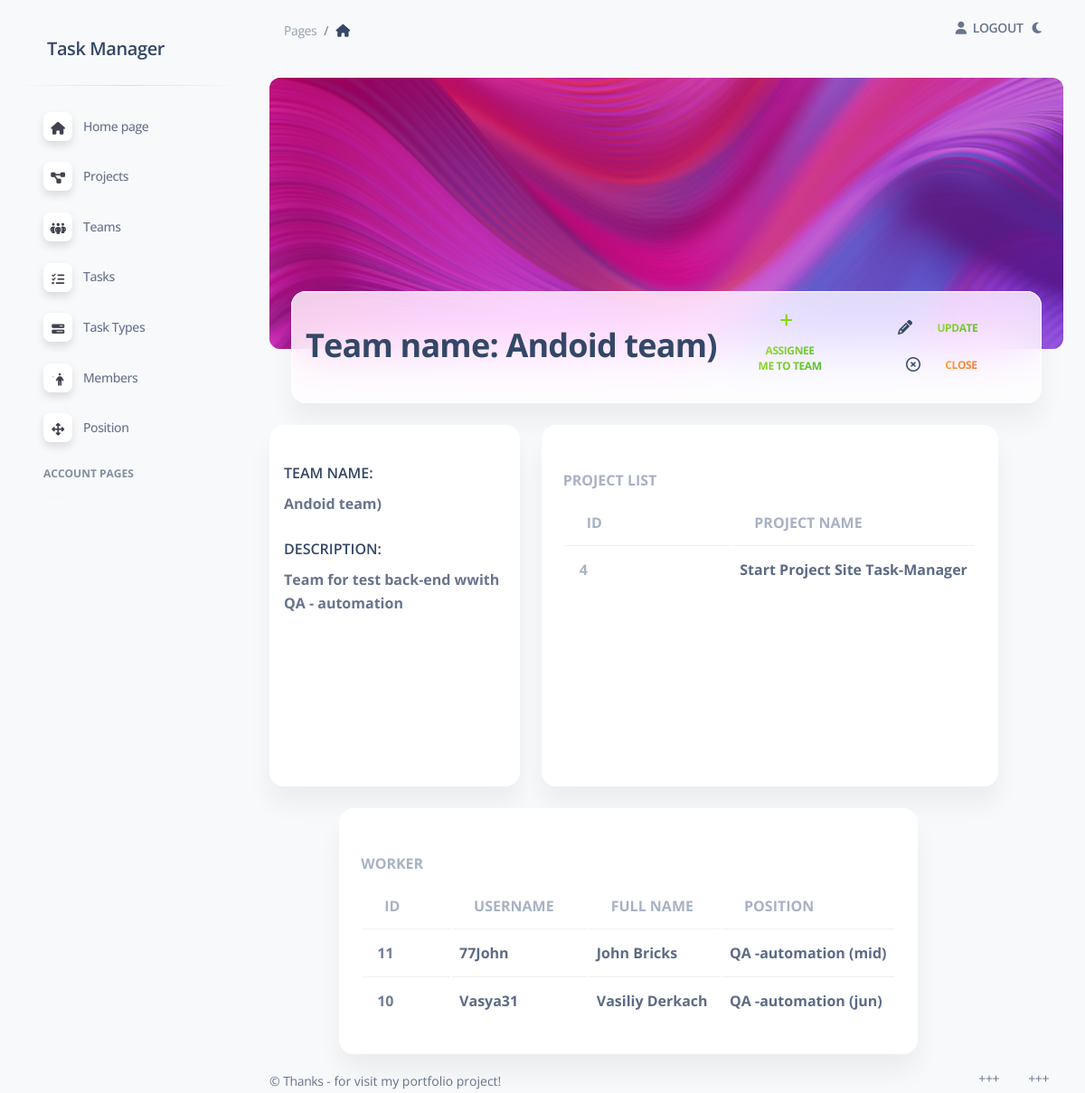
/task_manager/teams/5/ (signed in), run on the app's committed database.
### task_manager/models.py (models this page shows, shortened)
class Team(models.Model):
    name = models.CharField(max_length=70)
    description = models.TextField(null=True, blank=True)
    members = models.ManyToManyField(
        settings.AUTH_USER_MODEL,
        related_name="teams",
    )
    class Meta:
        ordering = ["name"]
        constraints = [
            UniqueConstraint(
                name="unique_team_name", fields=["name"]
            )
        ]

class Project(models.Model):
    name = models.CharField(max_length=70)
    teams = models.ManyToManyField(
        Team,
        related_name="projects"
    )
    description = models.TextField(null=True, blank=True)
    class Meta:
        ordering = ["name"]
        constraints = [
            UniqueConstraint(
                name="unique_project_name", fields=["name"]
            )
        ]

class Worker(AbstractUser):
    position = models.ForeignKey(
        Position,
        on_delete=models.CASCADE,
        related_name="workers",
        null=True,
    )
    class Meta:
        ordering = ["username"]
        verbose_name = "Worker"
        verbose_name_plural = "Workers"

class Position(models.Model):
    name = models.CharField(max_length=70)
    class Meta:
        ordering = ["name"]
        constraints = [
            UniqueConstraint(
                name="unique_position_name", fields=["name"]
            )
        ]

### task_manager/views.py (the view)
class TeamDetailView(LoginRequiredMixin, generic.DetailView):
    model = Team
    form_class = TeamForm
    queryset = Team.objects.all().prefetch_related("members", "members__position",)

### task_manager/context_processors.py (called while the page is built)
def cfg_assets_root(request):
    return {"ASSETS_ROOT": settings.ASSETS_ROOT}

### templates/task_manager/team_detail.html (shortened to what this page needs)
{% extends "base.html" %}
{% block content %}
    <div class="container-fluid">
      <div class="page-header min-height-300 border-radius-lg mt-4" style="background-image: url('{{ ASSETS_ROOT }}/img/curved-images/curved0.jpg'); background-position-y: 50%;">
        <span class="mask bg-gradient-primary opacity-6"></span>
      </div>
      <div class="card card-body blur shadow-blur mx-4 mt-n6 overflow-hidden">
        <div class="row gx-4">
          <div class="col-auto my-auto">
            <div class="h-100">
              <h2 class="mb-1">
                Team name: {{ team.name }}
              </h2>
            </div>
          </div>
          {% if user not in team.members.all %}
          <div class="col-lg-0 col-md-2 my-sm-auto ms-sm-auto me-sm-0 mx-auto mt-3">
            <div class="nav-wrapper position-relative end-0">
              <ul class="nav nav-pills nav-fill p-1 bg-transparent" role="tablist">
                <li class="nav-item">
                  <a href="{% url 'task_manager:worker-assign-to-team' pk=team.id %}">
                    <i class="fas fa-plus text-success me-2" aria-hidden="true" style="margin: 0"></i>
                    <span class="btn btn-link text-success text-gradient text-xl px-3 mb-0">Assignee me to team</span>
                  </a>
                </li>
              </ul>
            </div>
          </div>
          {% endif %}
          <div class="col-lg-3 col-md-2 my-sm-auto ms-sm-auto me-sm-0 mx-auto mt-3">
            <div class="nav-wrapper position-relative end-0">
              <ul class="nav nav-pills nav-fill p-1 bg-transparent" role="tablist">
                <li class="nav-item">
                  <a href="{% url 'task_manager:team-update' pk=team.id %}">
                    <i class="fas fa-pencil-alt text-dark me-2" style="margin: 0" aria-hidden="true"></i>
                    <span class="btn btn-link text-success text-gradient text-xl px-3 mb-0">Update</span>
                  </a>
                </li>
                <li class="nav-item">
                  <a href="{% url 'task_manager:team-list' %}">
                    <i class="fa-regular fa-circle-xmark text-dark m-2" style="margin: 0" aria-hidden="true"></i>
                    <span class="btn btn-link text-warning text-gradient text-xl px-3 mb-0">Close</span>
                  </a>
                </li>
              </ul>
            </div>
          </div>
        </div>
      </div>
    </div>
    <div class="container-fluid col-12 py-4">
      <div class="row">
        <div class="col-12 col-xl-4">
          <div class="card h-100">
            <div class="card-body p-3">
             <h6 class="text-uppercase mt-4">Team name:</h6>
             <h6 class="text-body text-xl font-weight-bolder">{{ team.name }}</h6>
             <h6 class="text-uppercase mt-4">Description:</h6>
             <h6 class="text-body text-xl font-weight-bolder">{{ team.description }}</h6>
            </div>
          </div>
        </div>
        <div class="container-fluid col-8">
          <div class="row col-11 py-xxl min-height-400">
            <div class="col-xxl-12">
              <div class="card mb-2 py-4 h-100">
                <div class="card-header pb-0 ">
                  <h6 class="text-uppercase text-secondary text-xl font-weight-bolder opacity-7">Project list</h6>
                </div>
                  <table class="container table align-items-center mb-0">
                    <thead>
                      <tr>
                        <th class="text-uppercase text-secondary text-xl font-weight-bolder opacity-7" style="text-align: left">id</th>
                        <th class="text-uppercase text-secondary text-xl font-weight-bolder opacity-7 col-7" >Project name</th>
                      </tr>
                    </thead>
                      <tbody>
                        {% for project in team.projects.all %}
                        <tr>
                          <td class="text-uppercase text-secondary text-xl font-weight-bolder opacity-7" >
                            <div class="d-flex px-2 py-1">
                              <div class="d-flex flex-column justify-content-right">
                                {{ project.id }}
                              </div>
                            </div>
                          </td>
                          <td class="text-dark text-xl font-weight-bolder opacity-8" style="text-align: center">
                            <div class="col-3">
                                {{ project.name }}
                            </div>
                          </td>
                        </tr>
                        {% empty %}
                          <p style="text-align: center; color: mediumspringgreen">The is no Team in project</p>
                        {% endfor %}
                      </tbody>
                    </table>
                  </div>
                </div>
              </div>
            </div>
          </div>
        </div>
        <div class="container-fluid col-10 py-xxl ">
          <div class="row col-11 py-xxl">
            <div class="container-fluid col-xxl-12">
              <div class="card mb-2 py-4 h-100">
                <div class="card-header pb-0 ">
                  <h6 class="text-uppercase text-secondary text-xl font-weight-bolder opacity-7">Worker</h6>
                </div>
                  <table class=" container table align-items-center mb-0">
                    <thead>
                      <tr>
                        <th class="text-uppercase text-secondary text-xl font-weight-bolder opacity-7">id</th>
                        <th class="text-uppercase text-secondary text-xl font-weight-bolder opacity-7 ">Username</th>
                        <th class="text-uppercase text-secondary text-xl font-weight-bolder opacity-7 col-3">Full name</th>
                        <th class="text-uppercase text-secondary text-xl font-weight-bolder opacity-7 col-3">Position</th>
                      </tr>
                    </thead>
                      <tbody>
                        {% for worker in team.members.all %}
                        <tr>
                          <td class=" text-dark text-xl font-weight-bolder opacity-7 col-2" style="text-align: center">
                            <div class="d-flex px-2 py-1">
                              <div class="d-flex flex-column justify-content-right">
                                {{ worker.id }}
                              </div>
                            </div>
                          </td>
                          <td class="text-dark text-xl font-weight-bolder opacity-8" style="text-align: center">
                            <div class="col-4">
                                {{ worker.username }}
                            </div>
                          </td>
                          <td class="text-dark text-xl font-weight-bolder opacity-8" style="text-align: center">
                            <div class="col-4">
                                {{ worker.first_name }} {{ worker.last_name }}
                            </div>
                          </td>
                          <td class="text-dark text-xl font-weight-bolder opacity-8" style="text-align: center">
                            <div class="col-2">
                                {{ worker.position.name }}
                            </div>
                          </td>
                        </tr>
                        {% empty %}
                          <p style="text-align: center; color: mediumspringgreen">No members in this Team!</p>
                        {% endfor %}
                      </tbody>
                    </table>
                  </div>
                </div>
              </div>
            </div>
{% endblock content %}

### static/assets/css/dark-theme-core.css (style rules this page uses)
body { transition: background-color 200ms ease-in; }

### data on the page
Team: name "Andoid team)", description "Team for test back-end wwith QA - automation"
Project: id "4", name "Start Project Site Task-Manager"
Worker: id "11", username "77John", first_name "John", last_name "Bricks", position.name "QA -automation (mid)"
Worker: id "10", username "Vasya31", first_name "Vasiliy", last_name "Derkach", position.name "QA -automation (jun)"
